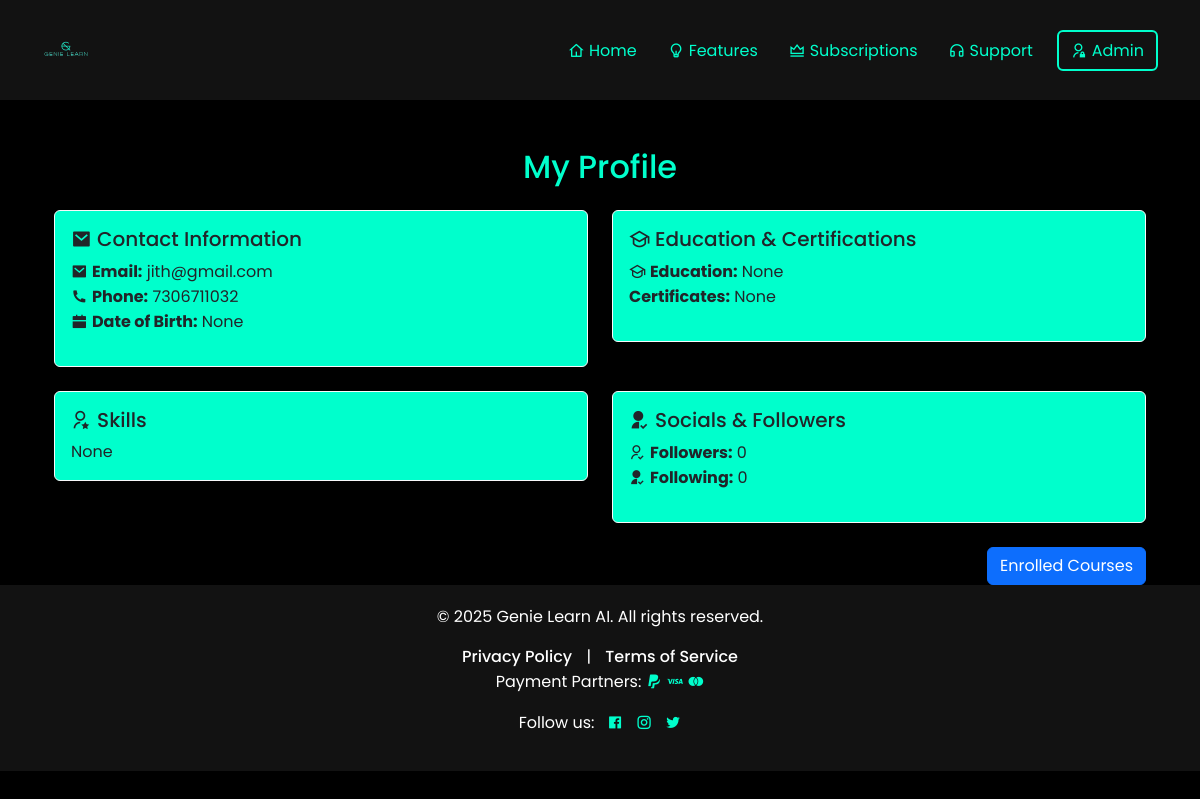
/user_app/profile/ (signed in), run on the app's committed database.
### user_app/models.py (models this page shows, shortened)
class User(AbstractBaseUser, PermissionsMixin):
    email = models.EmailField(unique=True)
    full_name = models.CharField(max_length=30, null=True, blank=True)
    educational_qualification = models.CharField(max_length=50, null=True, blank=True)
    certificates = models.TextField(null=True, blank=True)
    phone = models.CharField(max_length=20, unique=True, null=True, blank=True)
    is_email_verified = models.BooleanField(default=False)
    is_phone_verified = models.BooleanField(default=False)
    subscriptions_type = models.CharField(max_length=20, null=True, blank=True)
    registration_date = models.DateTimeField(auto_now_add=True, null=True, blank=True)
    last_login = models.DateTimeField(auto_now=True, null=True, blank=True)
    bio = models.TextField(null=True, blank=True)
    date_of_birth = models.DateField(null=True, blank=True)
    address = models.TextField(null=True, blank=True)
    website = models.URLField(null=True, blank=True)
    gender = models.CharField(max_length=20, null=True, blank=True)
    occupation = models.CharField(max_length=20, null=True, blank=True)
    skills = models.TextField(null=True, blank=True)
    sub_category = models.TextField(null=True, blank=True)
    certificate_file = models.FileField(upload_to="certificates/", null=True, blank=True)
    followers_count = models.PositiveIntegerField(default=0)
    following_count = models.PositiveIntegerField(default=0)
    is_active = models.BooleanField(default=True)
    is_staff = models.BooleanField(default=False)
    USERNAME_FIELD = 'email'
    REQUIRED_FIELDS = []
    objects = CustomUserManager()

### user_app/views.py (the view)
# urls.py: path('profile/', user_profile, name='user_profile'),
def user_profile(request):
    user = request.user
    profile = User.objects.get(email=user.email)
    context = {
        'profile': profile,
        'user': request.user,
    }
    return render(request, 'profile.html', context)

### user_app/templates/profile.html (shortened to what this page needs)
{% extends 'base.html' %}
{% load static %}
{% block content %}
<div class="container mt-5">
    <h2 class="text-center mb-4">My Profile</h2>
    <div class="row row-cols-1 row-cols-md-2 g-4">
        <div class="col">
            <div class="card shadow-sm border-light rounded" style="background-color: #00FFCC;">
                <div class="card-body">
                    <h5 class="card-title  text-dark"><i class="ri-mail-fill"></i> Contact Information</h5>
                    <ul class="list-unstyled text-dark">
                        <li><i class="ri-mail-fill"></i> <strong>Email:</strong> {{ profile.email }}</li>
                        <li><i class="ri-phone-fill"></i> <strong>Phone:</strong> {{ profile.phone }}</li>
                        <li><i class="ri-calendar-fill"></i> <strong>Date of Birth:</strong> {{ profile.date_of_birth }}</li>
                    </ul>
                </div>
            </div>
        </div>
        <div class="col">
            <div class="card shadow-sm border-light rounded" style="background-color: #00FFCC;">
                <div class="card-body">
                    <h5 class="card-title  text-dark"><i class="ri-graduation-cap-line"></i> Education & Certifications</h5>
                    <ul class="list-unstyled  text-dark">
                        <li><i class="ri-graduation-cap-line"></i> <strong>Education:</strong> {{ profile.educational_qualification }}</li>
                        <li> <strong>Certificates:</strong> {{ profile.certificates }}</li>
                    </ul>
                </div>
            </div>
        </div>
        <div class="col">
            <div class="card shadow-sm border-light rounded" style="background-color: #00FFCC;">
                <div class="card-body  text-dark">
                    <h5 class="card-title  text-dark"><i class="ri-user-star-line"></i> Skills</h5>
                    <p class="card-text">{{ profile.skills }}</p>
                </div>
            </div>
        </div>
        <div class="col">
            <div class="card shadow-sm border-light rounded" style="background-color: #00FFCC;">
                <div class="card-body">
                    <h5 class="card-title  text-dark"><i class="ri-user-follow-fill"></i> Socials & Followers</h5>
                    <ul class="list-unstyled  text-dark">
                        <li><i class="ri-user-follow-line"></i> <strong>Followers:</strong> {{ profile.followers_count }}</li>
                        <li><i class="ri-user-follow-fill"></i> <strong>Following:</strong> {{ profile.following_count }}</li>
                    </ul>
                </div>
            </div>
        </div>
    </div>
    <div class="text-end mt-4">
        <a href="#" class="btn btn-primary">Enrolled Courses</a>
    </div>
</div>
{% endblock %}

### templates/base.html (style rules this page uses)
body { background-color: black; color: white; font-family: 'Poppins', sans-serif; margin:0px; padding:0px; }
h2 { color:#00ffcc; }

### data on the page
User: email "jith@gmail.com", phone "7306711032", date_of_birth "None", educational_qualification "None", certificates "None", skills "None", followers_count "0", following_count "0"
